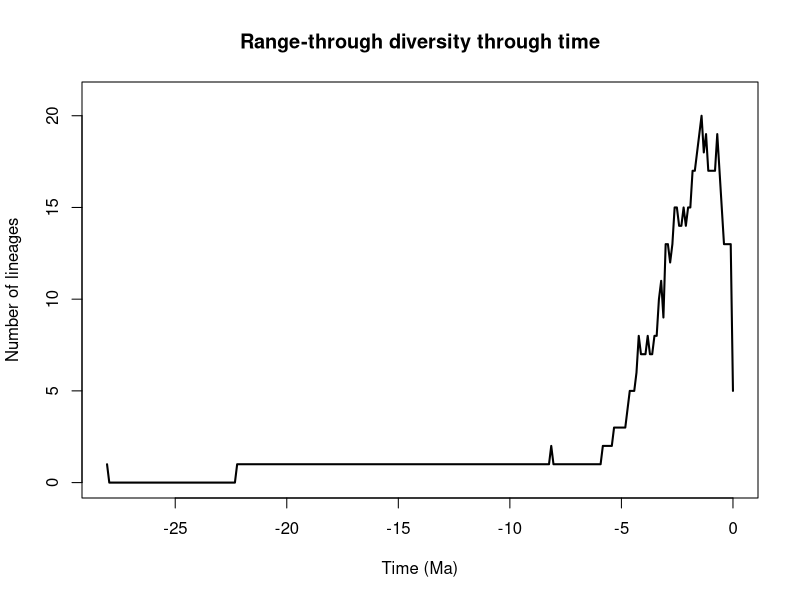

Generate this figure with R:

    setwd("C:/Users/SimoesLabAdmin/Documents/PyRate/tutorials/Canis_self_example/pyrate_mcmc_logs")
    tbl = read.table(file = "Canis_pbdb_data_1_Grj_se_est_ltt.txt",header = T)
    pdf(file='Canis_pbdb_data_1_Grj_se_est_ltt.pdf',width=12, height=9)
    time = -tbl$time
    library(scales)
    plot(time,tbl$diversity, type="n",ylab= "Number of lineages", xlab="Time (Ma)", main="Range-through diversity through time", ylim=c(0,21),xlim=c(min(time),0))
    polygon(c(time, rev(time)), c(tbl$M_div, rev(tbl$m_div)), col = alpha("#504A4B",0.5), border = NA)
    lines(time,tbl$diversity, type="l",lwd = 2)
    n<-dev.off()
    
    